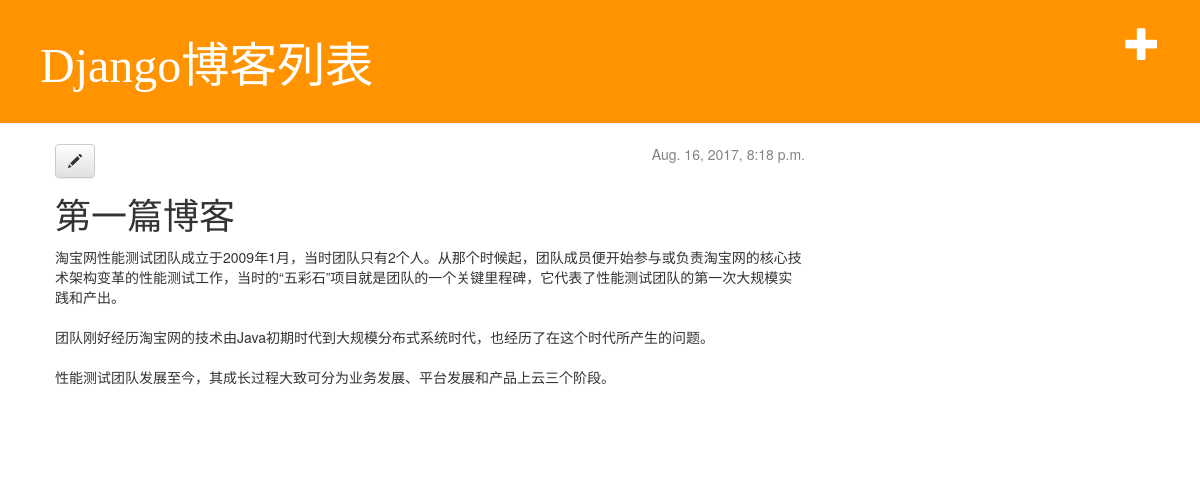
Screenshot of /post/3/ with the database file from the repository.
### auto_api/models.py (models this page shows, shortened)
class Post(models.Model):
    STATUS_CHOICES = (
        ('draft', 'Draft'),
        ('publish', 'Published')
    )
    title = models.CharField(max_length=250)
    slug = models.SlugField(max_length=250, unique_for_date='publish')
    author = models.ForeignKey(User, related_name='blog_posts')
    body = models.TextField()
    publish = models.DateTimeField(default=timezone.now)
    created = models.DateTimeField(auto_now_add=True)
    updated = models.DateTimeField(auto_now=True)
    status = models.CharField(max_length=30, choices=STATUS_CHOICES, default='draft')
    class Meta:
        ordering = ('-publish', )

### auto_api/views.py (the view)
# urls.py: url(r'^post/(?P<pk>[0-9]+)/$', views.post_detail, name='post_detail'),
def post_detail(request, pk):
    post = get_object_or_404(Post, pk=pk)
    return render(request, 'auto_api/post_detail.html', {'post': post})

### auto_api/templates/auto_api/post_detail.html
{% extends 'auto_api/base.html' %}
{% block content %}
    <div class="post">
        {% if post.publish %}
            <div class="date">
                {{ post.publish }}
            </div>
            <a class="btn btn-default" href="{% url 'post_edit' pk=post.pk %}"><span class="glyphicon glyphicon-pencil"></span></a>
            <h1>{{ post.title }}</h1>
            <p>{{ post.body|linebreaksbr }}</p>
        {% endif %}
    </div>
{% endblock content %}

### auto_api/static/css/blog.css (style rules this page uses)
h1, h2, h3, h4 { font-family: 'Lobster', cursive; }
.date { float: right; color: #828282; }
.post { margin-bottom: 70px; }

### rows the page displays
Post: publish "Aug. 16, 2017, 8:18 p.m.", title "第一篇博客", body "淘宝网性能测试团队成立于2009年1月，当时团队只有2个人。从那个时候起，团队成员便开始参与或负责淘宝网的核心技术架构变革的性能测试工作，当时的“五彩石”项目就是团队的一个关键里程碑，它代表了性能测试团队的第一次大规模实践和产出。 团队刚好经历淘宝网的技术由Java初期时代到大规模分布式系统时代，也经历了在这个时代所产生的问题。 性能测试团队发展至今，其成长过程大致可分为业务发展、平台发展和产品上云三个阶段。"
